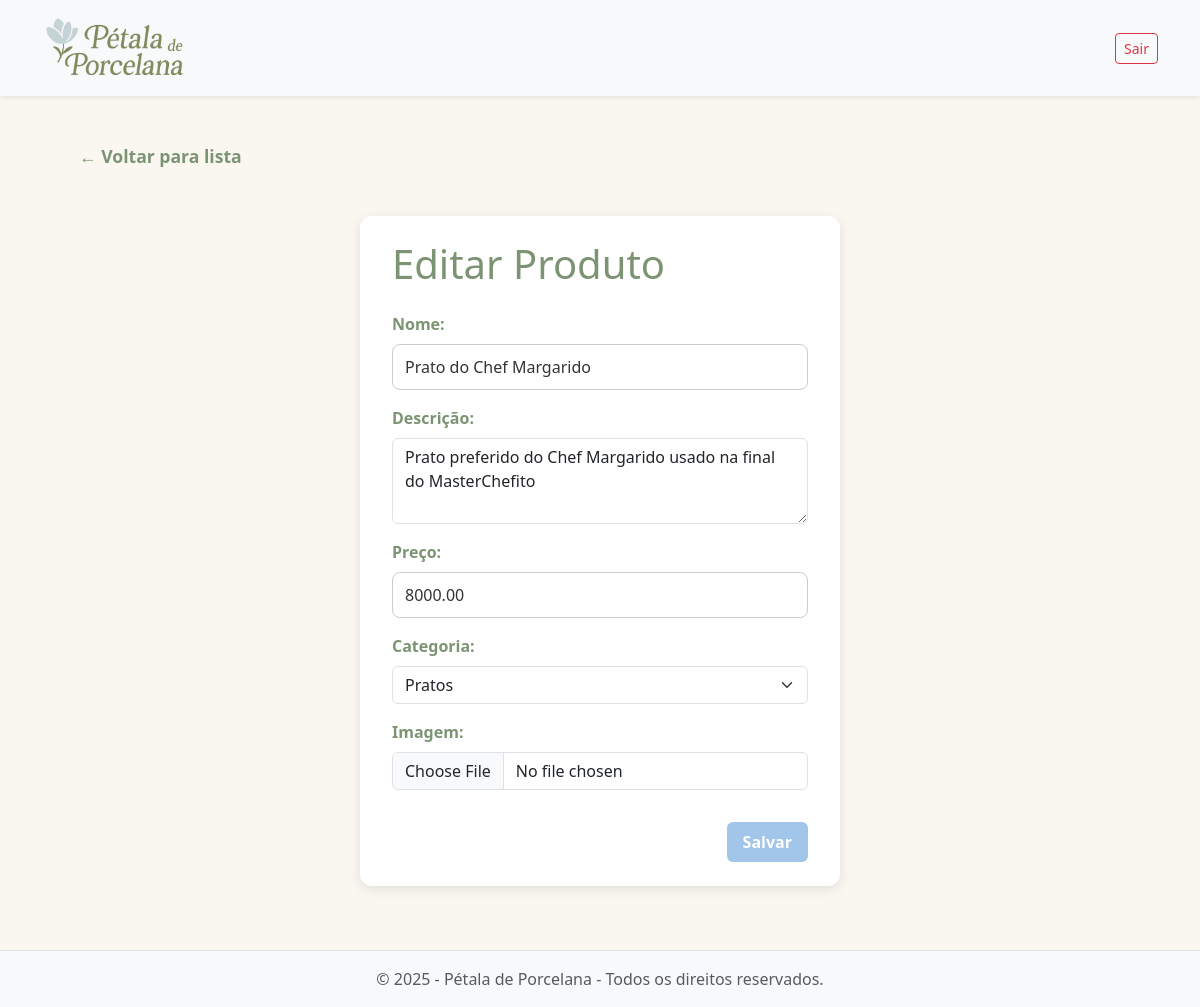
/produtos/editar/4 (signed in), run on the app's committed database.
### models.py (models this page shows, shortened)
class Produto(db.Model):
    id = db.Column(db.Integer, primary_key=True)
    nome = db.Column(db.String(100), nullable=False)
    descricao = db.Column(db.Text, nullable=True)
    preco = db.Column(db.Float, nullable=False)
    imagem = db.Column(db.String(100), nullable=True)
    categoria_id = db.Column(db.Integer, db.ForeignKey('categoria.id'), nullable=True)

class Categoria(db.Model):
    id = db.Column(db.Integer, primary_key=True)
    nome = db.Column(db.String(50), nullable=False, unique=True)
    produtos = db.relationship('Produto', backref='categoria', lazy=True)

### routes/produtos.py (the view)
    @login_required
    def decorated(*args, **kwargs):
        if not current_user.is_admin:
            abort(403)  # Forbidden
        return f(*args, **kwargs)

### app.py (called while the page is built)
@login_manager.user_loader
def load_user(user_id):
    return Usuario.query.get(int(user_id))

### routes/produtos.py (called while the page is built, shortened)
def admin_required(f):
    @login_required
    def decorated(*args, **kwargs):
        if not current_user.is_admin:
            abort(403)  # Forbidden
        return f(*args, **kwargs)
    decorated.__name__ = f.__name__
    return decorated

@produtos_bp.route('/editar/<int:id>', methods=['GET', 'POST'])
@admin_required
def editar(id):
    produto = Produto.query.get_or_404(id)
    categorias = Categoria.query.all()
    return render_template('editar.html', produto=produto, categorias=categorias)

### templates/editar.html (shortened to what this page needs)
{% extends 'base.html' %}
{% block content %}
<div class="container-fluid px-4 mt-3">
  <a href="{{ url_for('produtos.listar') }}"
     class="btn btn-link text-decoration-none fw-semibold"
     style="color: #7C9473; font-size: 1.1rem;">
    ← Voltar para lista
  </a>
</div>
<main class="container" style="max-width: 480px;">
  <h1 class="mb-4" style="color: #7C9473;">Editar Produto</h1>
  <form action="{{ url_for('produtos.editar', id=produto.id) }}" method="post" enctype="multipart/form-data" novalidate>
    <div class="mb-3">
      <label for="nome" class="form-label" style="color: #7C9473;">Nome:</label>
      <input type="text" class="form-control" id="nome" name="nome" value="{{ produto.nome }}" required maxlength="100">
    </div>
    <div class="mb-3">
      <label for="descricao" class="form-label" style="color: #7C9473;">Descrição:</label>
      <textarea class="form-control" id="descricao" name="descricao" rows="3" maxlength="500">{{ produto.descricao }}</textarea>
    </div>
    <div class="mb-3">
      <label for="preco" class="form-label" style="color: #7C9473;">Preço:</label>
      <input type="number" class="form-control" step="0.01" id="preco" name="preco" value="{{ '%.2f' % produto.preco }}" required>
    </div>
    <div class="mb-3">
      <label for="categoria" class="form-label" style="color: #7C9473;">Categoria:</label>
      <select class="form-select" id="categoria" name="categoria" required>
        {% for categoria in categorias %}
          <option value="{{ categoria.id }}" {% if produto.categoria_id == categoria.id %}selected{% endif %}>
            {{ categoria.nome }}
          </option>
        {% endfor %}
      </select>
    </div>
    <div class="mb-3">
      <label for="imagem" class="form-label" style="color: #7C9473;">Imagem:</label>
      <input class="form-control" type="file" id="imagem" name="imagem">
    </div>
    <div class="d-flex justify-content-end">
      <button type="submit" class="btn btn-custom btn-login">Salvar</button>
    </div>
  </form>
</main>
{% endblock %}

### static/styles.css (style rules this page uses)
body { background-color: #FAF7F0; color: #333333; font-family: 'Segoe UI', Tahoma, Geneva, Verdana, sans-serif; }
a { color: #7C9473; text-decoration: none; transition: color 0.3s ease; }
.btn-custom { background-color: #A1C6EA; color: white; border: none; transition: background-color 0.3s ease; }
h1, h2, h3 { color: #7C9473; }
.btn-custom { background-color: #A1C6EA; color: white; border: none; width: 34px; height: 34px; padding: 0; display: flex; align-items: center; justify-content: center; border-radius: 50%; transition: background-color 0.3s ease; }
.btn-login { width: auto !important; height: auto !important; padding: 0.5rem 1rem !important; border-radius: 6px !important; display: inline-block !important; align-items: normal !important; justify-content: normal !important; }
main.container { max-width: 480px; margin: 40px auto; background: #fff; padding: 24px 32px; border-radius: 12px; box-shadow: 0 3px 12px rgba(0,0,0,0.1); }
form label { display: block; margin-bottom: 1rem; font-weight: 600; color: #7C9473; }
input[type="text"], input[type="number"], textarea { width: 100%; padding: 10px 12px; border: 1px solid #ccc; border-radius: 8px; font-family: inherit; font-size: 1rem; box-sizing: border-box; color: #333; }
textarea { min-height: 80px; }
button.btn-custom { margin-top: 1rem; padding: 12px 20px; font-weight: 600; font-size: 1rem; cursor: pointer; display: inline-block; }

### data on the page
Produto: nome "Prato do Chef Margarido", descricao "Prato preferido do Chef Margarido usado na final do MasterChefito", preco "8000.00", categoria "Pratos"
